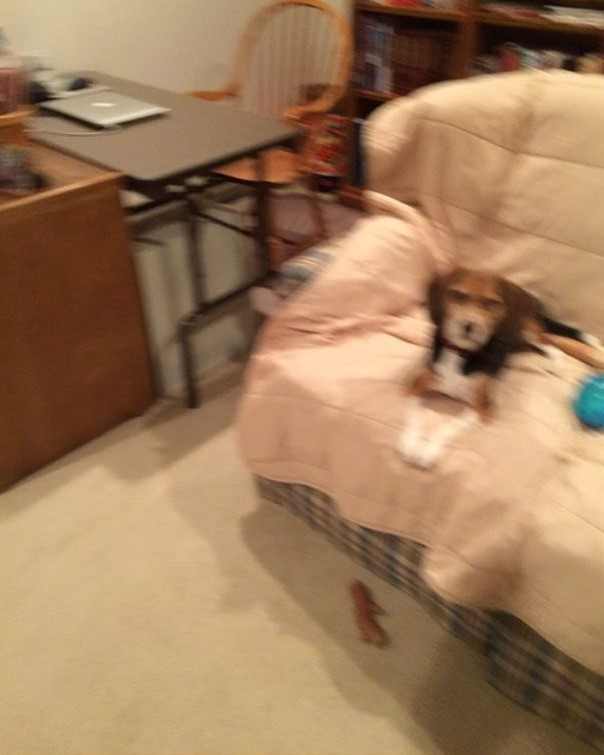
#> input picture opencv uygulamaları/blur-resim.jpg, 604 x 755 px
$ python blur-oran-tespit.py   (older library calls are emulated)
#> lines starting #> are read from the running program, lines starting #| are printed output that depends on the picture; after the words box and inside, x2 and y2 are one past the last pixel; in counts of white or black regions, pixels touching at a corner belong together
import cv2

IMAGE_PATH = "blur-resim.jpg"
THRESHOLD = 100.0          # bulanıklık eşiği

def variance_of_laplacian(image): #ani yogunluk degisimlerini bulur, ikinci turev alıyormus
    """Görüntü netlik ölçüsü"""
    return cv2.Laplacian(image, cv2.CV_64F).var() # varyans net goruntu yuksek varyans, bulanık goruntu dusuk varyans

image = cv2.imread(IMAGE_PATH)
#> image is the input picture: shape (755, 604, 3); mean B, G, R 91.1, 124.2, 159.4

if image is None:
    print("Görüntü yüklenemedi. Yol yanlış olabilir.")
    exit()

gray = cv2.cvtColor(image, cv2.COLOR_BGR2GRAY)
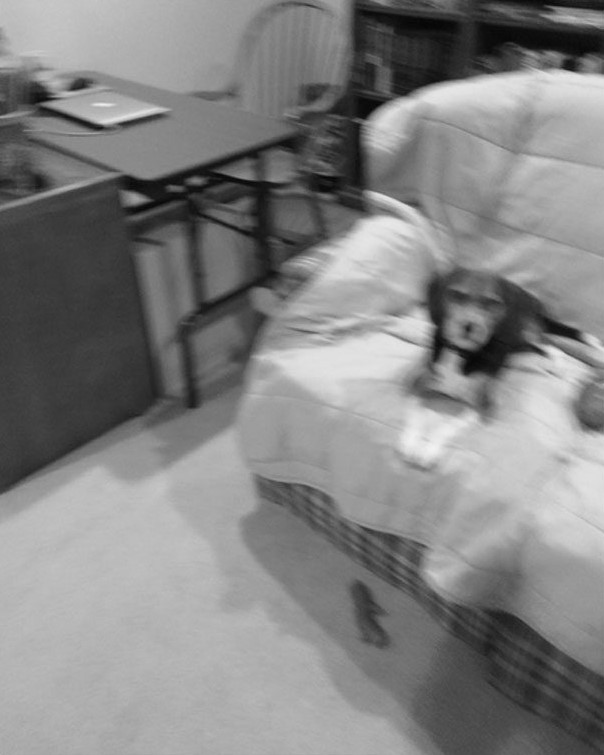
#> gray: shape (755, 604); min 4, max 243, mean 130.9
fm = variance_of_laplacian(gray)
#> fm = 28.89

label = "Not Blurry"
if fm < THRESHOLD: # esik degere gore kıyaslıyoruz
    label = "Blurry"

cv2.putText(
    image,
    f"{label}: {fm:.2f}",
    (10, 30),
    cv2.FONT_HERSHEY_SIMPLEX,
    0.8,
    (0, 0, 255), #kırmızı
    2
)
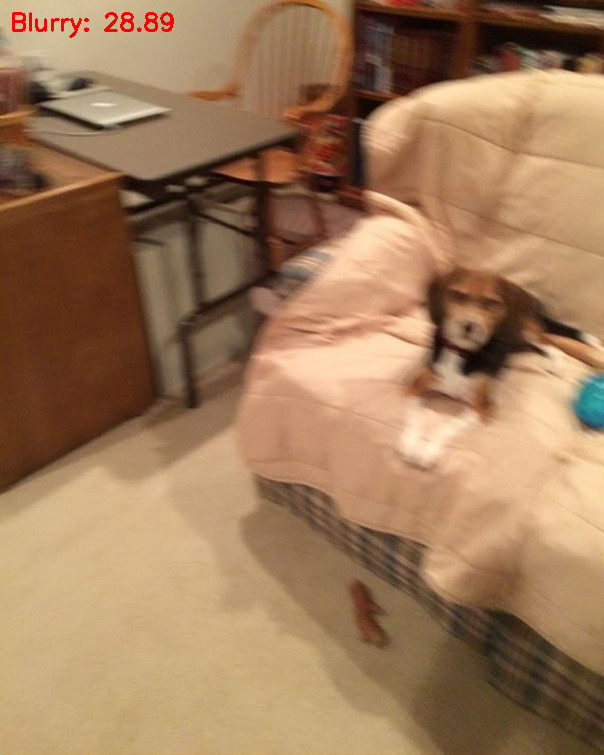
#> image: shape (755, 604, 3); 0.27% of pixels changed, all inside (x1, y1, x2, y2) = (12, 12, 174, 38)

print(f"Blur Score: {fm:.2f} -> {label}")
#| Blur Score: 28.89 -> Blurry

cv2.imshow("Blur Detection", image)
cv2.waitKey(0)
cv2.destroyAllWindows()
